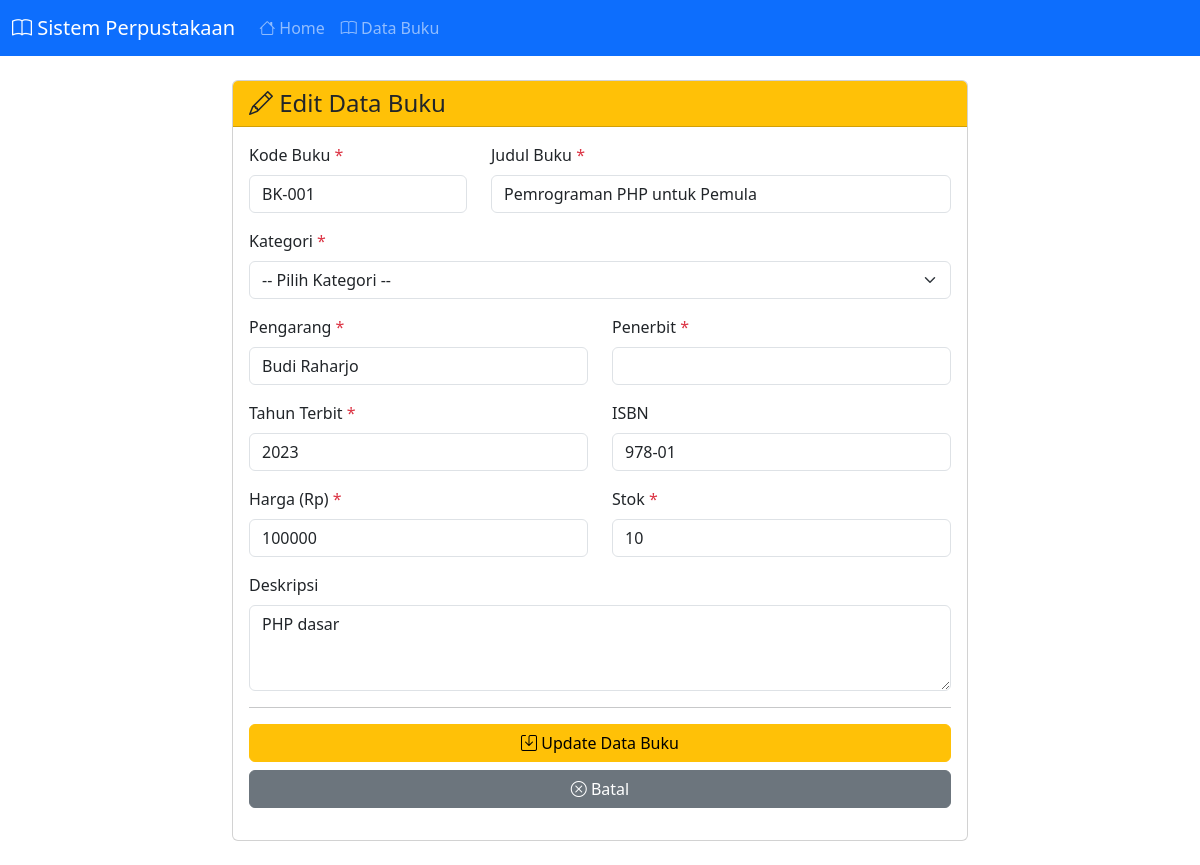
Screenshot of /modules/buku/edit.php?id=1 with the database file from the repository.
### tables this page shows
CREATE TABLE buku (
    id_buku INT AUTO_INCREMENT PRIMARY KEY,
    kode_buku VARCHAR(10),
    judul VARCHAR(255),
    pengarang VARCHAR(100),
    tahun_terbit INT,
    isbn VARCHAR(50),
    harga INT,
    stok INT,
    deskripsi TEXT,
    id_kategori INT,
    id_penerbit INT,
    id_rak INT,
    is_deleted TINYINT(1) DEFAULT 0,
    deleted_at TIMESTAMP NULL,
    created_at TIMESTAMP DEFAULT CURRENT_TIMESTAMP,

    FOREIGN KEY (id_kategori) REFERENCES kategori_buku(id_kategori),
    FOREIGN KEY (id_penerbit) REFERENCES penerbit(id_penerbit),
    FOREIGN KEY (id_rak) REFERENCES rak(id_rak)
);

### modules/buku/edit.php (the view, shortened to what this page needs)
<?php
require_once '../../config/database.php';
require_once '../../includes/header.php';
$id_buku = (int)$_GET['id'];
if ($_SERVER['REQUEST_METHOD'] == 'GET') {
    $stmt = $conn->prepare("SELECT * FROM buku WHERE id_buku = ?");
    $stmt->bind_param("i", $id_buku);
    $stmt->execute();
    $result = $stmt->get_result();
    $buku = $result->fetch_assoc();
    $kode_buku = $buku['kode_buku'];
    $judul = $buku['judul'];
    $pengarang = $buku['pengarang'];
    $penerbit = $buku['penerbit'];
    $tahun = $buku['tahun_terbit'];
    $isbn = $buku['isbn'];
    $harga = $buku['harga'];
    $stok = $buku['stok'];
    $deskripsi = $buku['deskripsi'];
}
?>
<div class="container">
    <div class="row">
        <div class="col-md-8 offset-md-2">
            <div class="card">
                <div class="card-header bg-warning">
                    <h4 class="mb-0">
                        <i class="bi bi-pencil"></i> Edit Data Buku
                    </h4>
                </div>
                <div class="card-body">
                    <form method="POST" action="">
                        <div class="row">
                            <div class="col-md-4 mb-3">
                                <label for="kode_buku" class="form-label">
                                    Kode Buku <span class="text-danger">*</span>
                                </label>
                                <input type="text"
                                       class="form-control"
                                       id="kode_buku"
                                       name="kode_buku"
                                       value="<?php echo htmlspecialchars($kode_buku); ?>"
                                       required>
                            </div>
                            <div class="col-md-8 mb-3">
                                <label for="judul" class="form-label">
                                    Judul Buku <span class="text-danger">*</span>
                                </label>
                                <input type="text"
                                       class="form-control"
                                       id="judul"
                                       name="judul"
                                       value="<?php echo htmlspecialchars($judul); ?>"
                                       required>
                            </div>
                        </div>
                        <div class="mb-3">
                            <label for="kategori" class="form-label">
                                Kategori <span class="text-danger">*</span>
                            </label>
                            <select class="form-select" id="kategori" name="kategori" required>
                                <option value="">-- Pilih Kategori --</option>
                            </select>
                        </div>
                        <div class="row">
                            <div class="col-md-6 mb-3">
                                <label for="pengarang" class="form-label">
                                    Pengarang <span class="text-danger">*</span>
                                </label>
                                <input type="text"
                                       class="form-control"
                                       id="pengarang"
                                       name="pengarang"
                                       value="<?php echo htmlspecialchars($pengarang); ?>"
                                       required>
                            </div>
                            <div class="col-md-6 mb-3">
                                <label for="penerbit" class="form-label">
                                    Penerbit <span class="text-danger">*</span>
                                </label>
                                <input type="text"
                                       class="form-control"
                                       id="penerbit"
                                       name="penerbit"
                                       value="<?php echo htmlspecialchars($penerbit); ?>"
                                       required>
                            </div>
                        </div>
                        <div class="row">
                            <div class="col-md-6 mb-3">
                                <label for="tahun" class="form-label">
                                    Tahun Terbit <span class="text-danger">*</span>
                                </label>
                                <input type="number"
                                       class="form-control"
                                       id="tahun"
                                       name="tahun"
                                       value="<?php echo htmlspecialchars($tahun); ?>"
                                       min="1900"
                                       max="<?php echo date('Y'); ?>"
                                       required>
                            </div>
                            <div class="col-md-6 mb-3">
                                <label for="isbn" class="form-label">ISBN</label>
                                <input type="text"
                                       class="form-control"
                                       id="isbn"
                                       name="isbn"
                                       value="<?php echo htmlspecialchars($isbn); ?>">
                            </div>
                        </div>
                        <div class="row">
                            <div class="col-md-6 mb-3">
                                <label for="harga" class="form-label">
                                    Harga (Rp) <span class="text-danger">*</span>
                                </label>
                                <input type="number"
                                       class="form-control"
                                       id="harga"
                                       name="harga"
                                       value="<?php echo htmlspecialchars($harga); ?>"
                                       min="0"
                                       step="1000"
                                       required>
                            </div>
                            <div class="col-md-6 mb-3">
                                <label for="stok" class="form-label">
                                    Stok <span class="text-danger">*</span>
                                </label>
                                <input type="number"
                                       class="form-control"
                                       id="stok"
                                       name="stok"
                                       value="<?php echo htmlspecialchars($stok); ?>"
                                       min="0"
                                       required>
                            </div>
                        </div>
                        <div class="mb-3">
                            <label for="deskripsi" class="form-label">Deskripsi</label>
                            <textarea class="form-control"
                                      id="deskripsi"
                                      name="deskripsi"
                                      rows="3"><?php echo htmlspecialchars($deskripsi); ?></textarea>
                        </div>
                        <hr>
                        <div class="d-grid gap-2">
                            <button type="submit" class="btn btn-warning">
                                <i class="bi bi-save"></i> Update Data Buku
                            </button>
                            <a href="index.php" class="btn btn-secondary">
                                <i class="bi bi-x-circle"></i> Batal
                            </a>
                        </div>
                    </form>
                </div>
            </div>
        </div>
    </div>
</div>

### includes/header.php (style rules this page uses)
body { min-height: 100vh; display: flex; flex-direction: column; }

### rows the page displays
buku: kode_buku "BK-001", judul "Pemrograman PHP untuk Pemula", pengarang "Budi Raharjo", tahun "2023", isbn "978-01", harga "100000", stok "10", deskripsi "PHP dasar"
